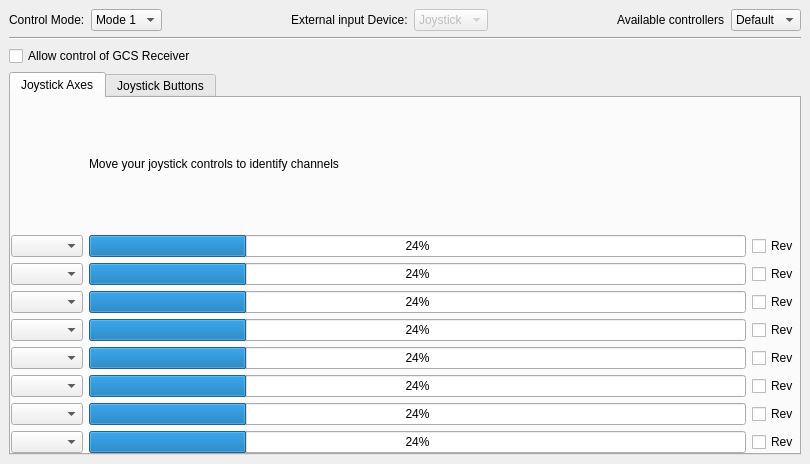
<?xml version="1.0" encoding="UTF-8"?>
<ui version="4.0">
 <class>GCSControlGadgetOptionsPage</class>
 <widget class="QWidget" name="GCSControlGadgetOptionsPage">
  <property name="geometry">
   <rect>
    <x>0</x>
    <y>0</y>
    <width>810</width>
    <height>464</height>
   </rect>
  </property>
  <property name="sizePolicy">
   <sizepolicy hsizetype="Expanding" vsizetype="Expanding">
    <horstretch>0</horstretch>
    <verstretch>0</verstretch>
   </sizepolicy>
  </property>
  <property name="windowTitle">
   <string>Form</string>
  </property>
  <layout class="QVBoxLayout" name="verticalLayout_6">
   <property name="leftMargin">
    <number>0</number>
   </property>
   <property name="topMargin">
    <number>0</number>
   </property>
   <property name="rightMargin">
    <number>0</number>
   </property>
   <property name="bottomMargin">
    <number>0</number>
   </property>
   <item>
    <widget class="QScrollArea" name="scrollArea">
     <property name="frameShape">
      <enum>QFrame::NoFrame</enum>
     </property>
     <property name="frameShadow">
      <enum>QFrame::Plain</enum>
     </property>
     <property name="widgetResizable">
      <bool>true</bool>
     </property>
     <widget class="QWidget" name="scrollAreaWidgetContents_2">
      <property name="geometry">
       <rect>
        <x>0</x>
        <y>0</y>
        <width>825</width>
        <height>455</height>
       </rect>
      </property>
      <layout class="QVBoxLayout" name="verticalLayout">
       <property name="leftMargin">
        <number>0</number>
       </property>
       <property name="topMargin">
        <number>0</number>
       </property>
       <property name="rightMargin">
        <number>0</number>
       </property>
       <property name="bottomMargin">
        <number>0</number>
       </property>
       <item>
        <widget class="QWidget" name="widget" native="true">
         <layout class="QVBoxLayout" name="verticalLayout_4">
          <item>
           <layout class="QHBoxLayout" name="horizontalLayout">
            <item>
             <widget class="QLabel" name="label">
              <property name="text">
               <string>Control Mode:</string>
              </property>
             </widget>
            </item>
            <item>
             <widget class="QComboBox" name="controlsMode">
              <item>
               <property name="text">
                <string>Mode 1</string>
               </property>
              </item>
              <item>
               <property name="text">
                <string>Mode 2</string>
               </property>
              </item>
              <item>
               <property name="text">
                <string>Mode 3</string>
               </property>
              </item>
              <item>
               <property name="text">
                <string>Mode 4</string>
               </property>
              </item>
             </widget>
            </item>
            <item>
             <spacer name="horizontalSpacer">
              <property name="orientation">
               <enum>Qt::Horizontal</enum>
              </property>
              <property name="sizeHint" stdset="0">
               <size>
                <width>40</width>
                <height>20</height>
               </size>
              </property>
             </spacer>
            </item>
            <item>
             <widget class="QLabel" name="label_2">
              <property name="text">
               <string>External input Device:</string>
              </property>
             </widget>
            </item>
            <item>
             <widget class="QComboBox" name="comboBox">
              <property name="enabled">
               <bool>false</bool>
              </property>
              <property name="toolTip">
               <string>Only joystick is implemented at this stage, so this control is disabled.</string>
              </property>
              <item>
               <property name="text">
                <string>Joystick</string>
               </property>
              </item>
              <item>
               <property name="text">
                <string>Audio</string>
               </property>
              </item>
             </widget>
            </item>
            <item>
             <spacer name="horizontalSpacer_2">
              <property name="orientation">
               <enum>Qt::Horizontal</enum>
              </property>
              <property name="sizeHint" stdset="0">
               <size>
                <width>40</width>
                <height>20</height>
               </size>
              </property>
             </spacer>
            </item>
            <item>
             <widget class="QLabel" name="label_5">
              <property name="text">
               <string>Available controllers</string>
              </property>
             </widget>
            </item>
            <item>
             <widget class="QComboBox" name="AvailableControllerList">
              <property name="enabled">
               <bool>true</bool>
              </property>
              <item>
               <property name="text">
                <string>Default</string>
               </property>
              </item>
             </widget>
            </item>
           </layout>
          </item>
          <item>
           <widget class="Line" name="line">
            <property name="orientation">
             <enum>Qt::Horizontal</enum>
            </property>
           </widget>
          </item>
          <item>
           <widget class="QCheckBox" name="gcsReceiverCB">
            <property name="text">
             <string>Allow control of GCS Receiver</string>
            </property>
           </widget>
          </item>
          <item>
           <widget class="QTabWidget" name="UDPSetup">
            <property name="currentIndex">
             <number>0</number>
            </property>
            <widget class="QWidget" name="tabWidgetPage2">
             <attribute name="title">
              <string>Joystick Axes</string>
             </attribute>
             <layout class="QVBoxLayout" name="verticalLayout_3" stretch="1">
              <property name="leftMargin">
               <number>0</number>
              </property>
              <property name="topMargin">
               <number>0</number>
              </property>
              <property name="rightMargin">
               <number>0</number>
              </property>
              <property name="bottomMargin">
               <number>0</number>
              </property>
              <item>
               <layout class="QGridLayout" name="gridLayout_2">
                <item row="2" column="0">
                 <widget class="QComboBox" name="channel0"/>
                </item>
                <item row="2" column="2">
                 <widget class="QCheckBox" name="revCheckBox_1">
                  <property name="text">
                   <string>Rev</string>
                  </property>
                 </widget>
                </item>
                <item row="3" column="2">
                 <widget class="QCheckBox" name="revCheckBox_2">
                  <property name="text">
                   <string>Rev</string>
                  </property>
                 </widget>
                </item>
                <item row="3" column="0">
                 <widget class="QComboBox" name="channel1"/>
                </item>
                <item row="4" column="0">
                 <widget class="QComboBox" name="channel2"/>
                </item>
                <item row="5" column="0">
                 <widget class="QComboBox" name="channel3"/>
                </item>
                <item row="6" column="0">
                 <widget class="QComboBox" name="channel4"/>
                </item>
                <item row="7" column="0">
                 <widget class="QComboBox" name="channel5"/>
                </item>
                <item row="8" column="0">
                 <widget class="QComboBox" name="channel6"/>
                </item>
                <item row="9" column="0">
                 <widget class="QComboBox" name="channel7"/>
                </item>
                <item row="3" column="1">
                 <widget class="QProgressBar" name="joyCh1">
                  <property name="value">
                   <number>24</number>
                  </property>
                 </widget>
                </item>
                <item row="2" column="1">
                 <widget class="QProgressBar" name="joyCh0">
                  <property name="value">
                   <number>24</number>
                  </property>
                 </widget>
                </item>
                <item row="4" column="1">
                 <widget class="QProgressBar" name="joyCh2">
                  <property name="value">
                   <number>24</number>
                  </property>
                 </widget>
                </item>
                <item row="5" column="1">
                 <widget class="QProgressBar" name="joyCh3">
                  <property name="value">
                   <number>24</number>
                  </property>
                 </widget>
                </item>
                <item row="6" column="1">
                 <widget class="QProgressBar" name="joyCh4">
                  <property name="value">
                   <number>24</number>
                  </property>
                 </widget>
                </item>
                <item row="7" column="1">
                 <widget class="QProgressBar" name="joyCh5">
                  <property name="value">
                   <number>24</number>
                  </property>
                 </widget>
                </item>
                <item row="8" column="1">
                 <widget class="QProgressBar" name="joyCh6">
                  <property name="value">
                   <number>24</number>
                  </property>
                 </widget>
                </item>
                <item row="9" column="1">
                 <widget class="QProgressBar" name="joyCh7">
                  <property name="value">
                   <number>24</number>
                  </property>
                 </widget>
                </item>
                <item row="4" column="2">
                 <widget class="QCheckBox" name="revCheckBox_3">
                  <property name="text">
                   <string>Rev</string>
                  </property>
                 </widget>
                </item>
                <item row="5" column="2">
                 <widget class="QCheckBox" name="revCheckBox_4">
                  <property name="text">
                   <string>Rev</string>
                  </property>
                 </widget>
                </item>
                <item row="6" column="2">
                 <widget class="QCheckBox" name="revCheckBox_5">
                  <property name="text">
                   <string>Rev</string>
                  </property>
                 </widget>
                </item>
                <item row="7" column="2">
                 <widget class="QCheckBox" name="revCheckBox_6">
                  <property name="text">
                   <string>Rev</string>
                  </property>
                 </widget>
                </item>
                <item row="8" column="2">
                 <widget class="QCheckBox" name="revCheckBox_7">
                  <property name="text">
                   <string>Rev</string>
                  </property>
                 </widget>
                </item>
                <item row="9" column="2">
                 <widget class="QCheckBox" name="revCheckBox_8">
                  <property name="text">
                   <string>Rev</string>
                  </property>
                 </widget>
                </item>
                <item row="1" column="1">
                 <widget class="QLabel" name="label_3">
                  <property name="text">
                   <string>Move your joystick controls to identify channels</string>
                  </property>
                 </widget>
                </item>
               </layout>
              </item>
             </layout>
            </widget>
            <widget class="QWidget" name="tab">
             <attribute name="title">
              <string>Joystick Buttons</string>
             </attribute>
             <layout class="QVBoxLayout" name="verticalLayout_2">
              <property name="spacing">
               <number>2</number>
              </property>
              <property name="leftMargin">
               <number>3</number>
              </property>
              <property name="topMargin">
               <number>3</number>
              </property>
              <property name="rightMargin">
               <number>3</number>
              </property>
              <property name="bottomMargin">
               <number>3</number>
              </property>
              <item>
               <widget class="QLabel" name="label_4">
                <property name="sizePolicy">
                 <sizepolicy hsizetype="Preferred" vsizetype="Fixed">
                  <horstretch>0</horstretch>
                  <verstretch>0</verstretch>
                 </sizepolicy>
                </property>
                <property name="text">
                 <string>Press buttons on controller to identify mappings</string>
                </property>
                <property name="alignment">
                 <set>Qt::AlignCenter</set>
                </property>
               </widget>
              </item>
              <item>
               <layout class="QGridLayout" name="gridLayout_3">
                <property name="horizontalSpacing">
                 <number>6</number>
                </property>
                <property name="verticalSpacing">
                 <number>4</number>
                </property>
                <item row="0" column="5">
                 <widget class="QDoubleSpinBox" name="buttonAmount0">
                  <property name="sizePolicy">
                   <sizepolicy hsizetype="Preferred" vsizetype="Fixed">
                    <horstretch>0</horstretch>
                    <verstretch>0</verstretch>
                   </sizepolicy>
                  </property>
                  <property name="decimals">
                   <number>2</number>
                  </property>
                  <property name="minimum">
                   <double>0.000000000000000</double>
                  </property>
                  <property name="maximum">
                   <double>1.000000000000000</double>
                  </property>
                  <property name="singleStep">
                   <double>0.100000000000000</double>
                  </property>
                  <property name="value">
                   <double>0.100000000000000</double>
                  </property>
                 </widget>
                </item>
                <item row="1" column="5">
                 <widget class="QDoubleSpinBox" name="buttonAmount1">
                  <property name="sizePolicy">
                   <sizepolicy hsizetype="Preferred" vsizetype="Fixed">
                    <horstretch>0</horstretch>
                    <verstretch>0</verstretch>
                   </sizepolicy>
                  </property>
                  <property name="decimals">
                   <number>2</number>
                  </property>
                  <property name="minimum">
                   <double>0.000000000000000</double>
                  </property>
                  <property name="maximum">
                   <double>1.000000000000000</double>
                  </property>
                  <property name="singleStep">
                   <double>0.100000000000000</double>
                  </property>
                  <property name="value">
                   <double>0.100000000000000</double>
                  </property>
                 </widget>
                </item>
                <item row="2" column="5">
                 <widget class="QDoubleSpinBox" name="buttonAmount2">
                  <property name="sizePolicy">
                   <sizepolicy hsizetype="Preferred" vsizetype="Fixed">
                    <horstretch>0</horstretch>
                    <verstretch>0</verstretch>
                   </sizepolicy>
                  </property>
                  <property name="decimals">
                   <number>2</number>
                  </property>
                  <property name="minimum">
                   <double>0.000000000000000</double>
                  </property>
                  <property name="maximum">
                   <double>1.000000000000000</double>
                  </property>
                  <property name="singleStep">
                   <double>0.100000000000000</double>
                  </property>
                  <property name="value">
                   <double>0.100000000000000</double>
                  </property>
                 </widget>
                </item>
                <item row="3" column="5">
                 <widget class="QDoubleSpinBox" name="buttonAmount3">
                  <property name="sizePolicy">
                   <sizepolicy hsizetype="Preferred" vsizetype="Fixed">
                    <horstretch>0</horstretch>
                    <verstretch>0</verstretch>
                   </sizepolicy>
                  </property>
                  <property name="decimals">
                   <number>2</number>
                  </property>
                  <property name="minimum">
                   <double>0.000000000000000</double>
                  </property>
                  <property name="maximum">
                   <double>1.000000000000000</double>
                  </property>
                  <property name="singleStep">
                   <double>0.100000000000000</double>
                  </property>
                  <property name="value">
                   <double>0.100000000000000</double>
                  </property>
                 </widget>
                </item>
                <item row="4" column="5">
                 <widget class="QDoubleSpinBox" name="buttonAmount4">
                  <property name="sizePolicy">
                   <sizepolicy hsizetype="Preferred" vsizetype="Fixed">
                    <horstretch>0</horstretch>
                    <verstretch>0</verstretch>
                   </sizepolicy>
                  </property>
                  <property name="decimals">
                   <number>2</number>
                  </property>
                  <property name="minimum">
                   <double>0.000000000000000</double>
                  </property>
                  <property name="maximum">
                   <double>1.000000000000000</double>
                  </property>
                  <property name="singleStep">
                   <double>0.100000000000000</double>
                  </property>
                  <property name="value">
                   <double>0.100000000000000</double>
                  </property>
                 </widget>
                </item>
                <item row="5" column="5">
                 <widget class="QDoubleSpinBox" name="buttonAmount5">
                  <property name="sizePolicy">
                   <sizepolicy hsizetype="Preferred" vsizetype="Fixed">
                    <horstretch>0</horstretch>
                    <verstretch>0</verstretch>
                   </sizepolicy>
                  </property>
                  <property name="decimals">
                   <number>2</number>
                  </property>
                  <property name="minimum">
                   <double>0.000000000000000</double>
                  </property>
                  <property name="maximum">
                   <double>1.000000000000000</double>
                  </property>
                  <property name="singleStep">
                   <double>0.100000000000000</double>
                  </property>
                  <property name="value">
                   <double>0.100000000000000</double>
                  </property>
                 </widget>
                </item>
                <item row="6" column="5">
                 <widget class="QDoubleSpinBox" name="buttonAmount6">
                  <property name="sizePolicy">
                   <sizepolicy hsizetype="Preferred" vsizetype="Fixed">
                    <horstretch>0</horstretch>
                    <verstretch>0</verstretch>
                   </sizepolicy>
                  </property>
                  <property name="decimals">
                   <number>2</number>
                  </property>
                  <property name="minimum">
                   <double>0.000000000000000</double>
                  </property>
                  <property name="maximum">
                   <double>1.000000000000000</double>
                  </property>
                  <property name="singleStep">
                   <double>0.100000000000000</double>
                  </property>
                  <property name="value">
                   <double>0.100000000000000</double>
                  </property>
                 </widget>
                </item>
                <item row="7" column="5">
                 <widget class="QDoubleSpinBox" name="buttonAmount7">
                  <property name="sizePolicy">
                   <sizepolicy hsizetype="Preferred" vsizetype="Fixed">
                    <horstretch>0</horstretch>
                    <verstretch>0</verstretch>
                   </sizepolicy>
                  </property>
                  <property name="decimals">
                   <number>2</number>
                  </property>
                  <property name="minimum">
                   <double>0.000000000000000</double>
                  </property>
                  <property name="maximum">
                   <double>1.000000000000000</double>
                  </property>
                  <property name="singleStep">
                   <double>0.100000000000000</double>
                  </property>
                  <property name="value">
                   <double>0.100000000000000</double>
                  </property>
                 </widget>
                </item>
                <item row="0" column="1">
                 <widget class="QCheckBox" name="buttonInput0">
                  <property name="sizePolicy">
                   <sizepolicy hsizetype="Maximum" vsizetype="Fixed">
                    <horstretch>0</horstretch>
                    <verstretch>0</verstretch>
                   </sizepolicy>
                  </property>
                  <property name="text">
                   <string>button 1</string>
                  </property>
                  <property name="checkable">
                   <bool>true</bool>
                  </property>
                 </widget>
                </item>
                <item row="1" column="1">
                 <widget class="QCheckBox" name="buttonInput1">
                  <property name="sizePolicy">
                   <sizepolicy hsizetype="Maximum" vsizetype="Fixed">
                    <horstretch>0</horstretch>
                    <verstretch>0</verstretch>
                   </sizepolicy>
                  </property>
                  <property name="text">
                   <string>button 2</string>
                  </property>
                  <property name="checkable">
                   <bool>true</bool>
                  </property>
                 </widget>
                </item>
                <item row="7" column="1">
                 <widget class="QCheckBox" name="buttonInput7">
                  <property name="sizePolicy">
                   <sizepolicy hsizetype="Maximum" vsizetype="Fixed">
                    <horstretch>0</horstretch>
                    <verstretch>0</verstretch>
                   </sizepolicy>
                  </property>
                  <property name="text">
                   <string>button 8</string>
                  </property>
                  <property name="checkable">
                   <bool>true</bool>
                  </property>
                 </widget>
                </item>
                <item row="6" column="1">
                 <widget class="QCheckBox" name="buttonInput6">
                  <property name="sizePolicy">
                   <sizepolicy hsizetype="Maximum" vsizetype="Fixed">
                    <horstretch>0</horstretch>
                    <verstretch>0</verstretch>
                   </sizepolicy>
                  </property>
                  <property name="text">
                   <string>button 7</string>
                  </property>
                  <property name="checkable">
                   <bool>true</bool>
                  </property>
                 </widget>
                </item>
                <item row="5" column="1">
                 <widget class="QCheckBox" name="buttonInput5">
                  <property name="sizePolicy">
                   <sizepolicy hsizetype="Maximum" vsizetype="Fixed">
                    <horstretch>0</horstretch>
                    <verstretch>0</verstretch>
                   </sizepolicy>
                  </property>
                  <property name="text">
                   <string>button 6</string>
                  </property>
                  <property name="checkable">
                   <bool>true</bool>
                  </property>
                 </widget>
                </item>
                <item row="4" column="1">
                 <widget class="QCheckBox" name="buttonInput4">
                  <property name="sizePolicy">
                   <sizepolicy hsizetype="Maximum" vsizetype="Fixed">
                    <horstretch>0</horstretch>
                    <verstretch>0</verstretch>
                   </sizepolicy>
                  </property>
                  <property name="text">
                   <string>button 5</string>
                  </property>
                  <property name="checkable">
                   <bool>true</bool>
                  </property>
                 </widget>
                </item>
                <item row="3" column="1">
                 <widget class="QCheckBox" name="buttonInput3">
                  <property name="sizePolicy">
                   <sizepolicy hsizetype="Maximum" vsizetype="Fixed">
                    <horstretch>0</horstretch>
                    <verstretch>0</verstretch>
                   </sizepolicy>
                  </property>
                  <property name="text">
                   <string>button 4</string>
                  </property>
                  <property name="checkable">
                   <bool>true</bool>
                  </property>
                 </widget>
                </item>
                <item row="2" column="1">
                 <widget class="QCheckBox" name="buttonInput2">
                  <property name="sizePolicy">
                   <sizepolicy hsizetype="Maximum" vsizetype="Fixed">
                    <horstretch>0</horstretch>
                    <verstretch>0</verstretch>
                   </sizepolicy>
                  </property>
                  <property name="text">
                   <string>button 3</string>
                  </property>
                  <property name="checkable">
                   <bool>true</bool>
                  </property>
                 </widget>
                </item>
                <item row="0" column="3">
                 <widget class="QComboBox" name="buttonFunction0">
                  <property name="sizePolicy">
                   <sizepolicy hsizetype="Preferred" vsizetype="Fixed">
                    <horstretch>0</horstretch>
                    <verstretch>0</verstretch>
                   </sizepolicy>
                  </property>
                 </widget>
                </item>
                <item row="1" column="3">
                 <widget class="QComboBox" name="buttonFunction1">
                  <property name="sizePolicy">
                   <sizepolicy hsizetype="Preferred" vsizetype="Fixed">
                    <horstretch>0</horstretch>
                    <verstretch>0</verstretch>
                   </sizepolicy>
                  </property>
                 </widget>
                </item>
                <item row="2" column="3">
                 <widget class="QComboBox" name="buttonFunction2">
                  <property name="sizePolicy">
                   <sizepolicy hsizetype="Preferred" vsizetype="Fixed">
                    <horstretch>0</horstretch>
                    <verstretch>0</verstretch>
                   </sizepolicy>
                  </property>
                 </widget>
                </item>
                <item row="3" column="3">
                 <widget class="QComboBox" name="buttonFunction3">
                  <property name="sizePolicy">
                   <sizepolicy hsizetype="Preferred" vsizetype="Fixed">
                    <horstretch>0</horstretch>
                    <verstretch>0</verstretch>
                   </sizepolicy>
                  </property>
                 </widget>
                </item>
                <item row="3" column="2">
                 <widget class="QComboBox" name="buttonAction3">
                  <property name="sizePolicy">
                   <sizepolicy hsizetype="Preferred" vsizetype="Fixed">
                    <horstretch>0</horstretch>
                    <verstretch>0</verstretch>
                   </sizepolicy>
                  </property>
                 </widget>
                </item>
                <item row="2" column="2">
                 <widget class="QComboBox" name="buttonAction2">
                  <property name="sizePolicy">
                   <sizepolicy hsizetype="Preferred" vsizetype="Fixed">
                    <horstretch>0</horstretch>
                    <verstretch>0</verstretch>
                   </sizepolicy>
                  </property>
                 </widget>
                </item>
                <item row="1" column="2">
                 <widget class="QComboBox" name="buttonAction1">
                  <property name="sizePolicy">
                   <sizepolicy hsizetype="Preferred" vsizetype="Fixed">
                    <horstretch>0</horstretch>
                    <verstretch>0</verstretch>
                   </sizepolicy>
                  </property>
                 </widget>
                </item>
                <item row="0" column="2">
                 <widget class="QComboBox" name="buttonAction0">
                  <property name="sizePolicy">
                   <sizepolicy hsizetype="Preferred" vsizetype="Fixed">
                    <horstretch>0</horstretch>
                    <verstretch>0</verstretch>
                   </sizepolicy>
                  </property>
                 </widget>
                </item>
                <item row="4" column="2">
                 <widget class="QComboBox" name="buttonAction4">
                  <property name="sizePolicy">
                   <sizepolicy hsizetype="Preferred" vsizetype="Fixed">
                    <horstretch>0</horstretch>
                    <verstretch>0</verstretch>
                   </sizepolicy>
                  </property>
                 </widget>
                </item>
                <item row="5" column="2">
                 <widget class="QComboBox" name="buttonAction5">
                  <property name="sizePolicy">
                   <sizepolicy hsizetype="Preferred" vsizetype="Fixed">
                    <horstretch>0</horstretch>
                    <verstretch>0</verstretch>
                   </sizepolicy>
                  </property>
                 </widget>
                </item>
                <item row="6" column="2">
                 <widget class="QComboBox" name="buttonAction6">
                  <property name="sizePolicy">
                   <sizepolicy hsizetype="Preferred" vsizetype="Fixed">
                    <horstretch>0</horstretch>
                    <verstretch>0</verstretch>
                   </sizepolicy>
                  </property>
                 </widget>
                </item>
                <item row="7" column="2">
                 <widget class="QComboBox" name="buttonAction7">
                  <property name="sizePolicy">
                   <sizepolicy hsizetype="Preferred" vsizetype="Fixed">
                    <horstretch>0</horstretch>
                    <verstretch>0</verstretch>
                   </sizepolicy>
                  </property>
                 </widget>
                </item>
                <item row="4" column="3">
                 <widget class="QComboBox" name="buttonFunction4">
                  <property name="sizePolicy">
                   <sizepolicy hsizetype="Preferred" vsizetype="Fixed">
                    <horstretch>0</horstretch>
                    <verstretch>0</verstretch>
                   </sizepolicy>
                  </property>
                 </widget>
                </item>
                <item row="5" column="3">
                 <widget class="QComboBox" name="buttonFunction5">
                  <property name="sizePolicy">
                   <sizepolicy hsizetype="Preferred" vsizetype="Fixed">
                    <horstretch>0</horstretch>
                    <verstretch>0</verstretch>
                   </sizepolicy>
                  </property>
                 </widget>
                </item>
                <item row="6" column="3">
                 <widget class="QComboBox" name="buttonFunction6">
                  <property name="sizePolicy">
                   <sizepolicy hsizetype="Preferred" vsizetype="Fixed">
                    <horstretch>0</horstretch>
                    <verstretch>0</verstretch>
                   </sizepolicy>
                  </property>
                 </widget>
                </item>
                <item row="7" column="4">
                 <widget class="QLabel" name="buttonLabel7">
                  <property name="minimumSize">
                   <size>
                    <width>15</width>
                    <height>0</height>
                   </size>
                  </property>
                  <property name="maximumSize">
                   <size>
                    <width>15</width>
                    <height>16777215</height>
                   </size>
                  </property>
                  <property name="text">
                   <string>by</string>
                  </property>
                 </widget>
                </item>
                <item row="7" column="3">
                 <widget class="QComboBox" name="buttonFunction7">
                  <property name="sizePolicy">
                   <sizepolicy hsizetype="Preferred" vsizetype="Fixed">
                    <horstretch>0</horstretch>
                    <verstretch>0</verstretch>
                   </sizepolicy>
                  </property>
                 </widget>
                </item>
                <item row="6" column="4">
                 <widget class="QLabel" name="buttonLabel6">
                  <property name="minimumSize">
                   <size>
                    <width>15</width>
                    <height>0</height>
                   </size>
                  </property>
                  <property name="maximumSize">
                   <size>
                    <width>15</width>
                    <height>16777215</height>
                   </size>
                  </property>
                  <property name="text">
                   <string>by</string>
                  </property>
                 </widget>
                </item>
                <item row="5" column="4">
                 <widget class="QLabel" name="buttonLabel5">
                  <property name="minimumSize">
                   <size>
                    <width>15</width>
                    <height>0</height>
                   </size>
                  </property>
                  <property name="maximumSize">
                   <size>
                    <width>15</width>
                    <height>16777215</height>
                   </size>
                  </property>
                  <property name="text">
                   <string>by</string>
                  </property>
                 </widget>
                </item>
                <item row="4" column="4">
                 <widget class="QLabel" name="buttonLabel4">
                  <property name="minimumSize">
                   <size>
                    <width>15</width>
                    <height>0</height>
                   </size>
                  </property>
                  <property name="maximumSize">
                   <size>
                    <width>15</width>
                    <height>16777215</height>
                   </size>
                  </property>
                  <property name="text">
                   <string>by</string>
                  </property>
                 </widget>
                </item>
                <item row="3" column="4">
                 <widget class="QLabel" name="buttonLabel3">
                  <property name="minimumSize">
                   <size>
                    <width>15</width>
                    <height>0</height>
                   </size>
                  </property>
                  <property name="maximumSize">
                   <size>
                    <width>15</width>
                    <height>16777215</height>
                   </size>
                  </property>
                  <property name="text">
                   <string>by</string>
                  </property>
                 </widget>
                </item>
                <item row="2" column="4">
                 <widget class="QLabel" name="buttonLabel2">
                  <property name="minimumSize">
                   <size>
                    <width>15</width>
                    <height>0</height>
                   </size>
                  </property>
                  <property name="maximumSize">
                   <size>
                    <width>15</width>
                    <height>16777215</height>
                   </size>
                  </property>
                  <property name="text">
                   <string>by</string>
                  </property>
                 </widget>
                </item>
                <item row="1" column="4">
                 <widget class="QLabel" name="buttonLabel1">
                  <property name="minimumSize">
                   <size>
                    <width>15</width>
                    <height>0</height>
                   </size>
                  </property>
                  <property name="maximumSize">
                   <size>
                    <width>15</width>
                    <height>16777215</height>
                   </size>
                  </property>
                  <property name="text">
                   <string>by</string>
                  </property>
                 </widget>
                </item>
                <item row="0" column="4">
                 <widget class="QLabel" name="buttonLabel0">
                  <property name="minimumSize">
                   <size>
                    <width>15</width>
                    <height>0</height>
                   </size>
                  </property>
                  <property name="maximumSize">
                   <size>
                    <width>15</width>
                    <height>16777215</height>
                   </size>
                  </property>
                  <property name="text">
                   <string>by</string>
                  </property>
                 </widget>
                </item>
               </layout>
              </item>
             </layout>
            </widget>
           </widget>
          </item>
         </layout>
        </widget>
       </item>
      </layout>
     </widget>
    </widget>
   </item>
  </layout>
 </widget>
 <resources/>
 <connections/>
</ui>
